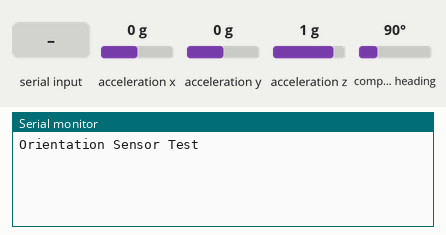
This sketch was run on a simulated Arduino Uno, built with avr-gcc and run on an emulated ATmega328P. Shown: the last lines printed to the serial monitor. Inputs (shaded band) come from the test bench; at power-on: acceleration x 0 g, acceleration y 0 g, acceleration z 1 g, compass heading 90°.

Above: at 2.2 s.
2.3 s: "h" received over Serial
At 2.8 s:
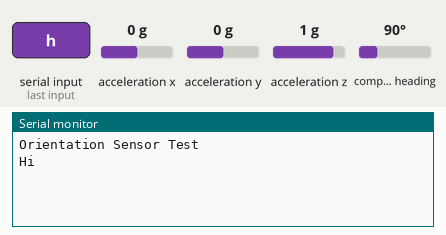
3.8 s: "y" received over Serial
At 4.9 s:
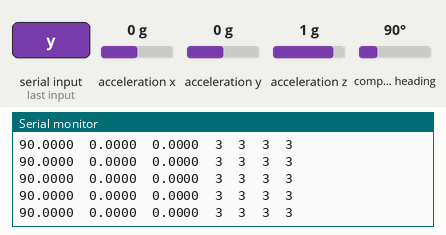

Measured:
- after the input at 2.3 s, the serial monitor: prints a new line at once (image 1)
- after the input at 3.8 s, the serial monitor: prints a new line at once (image 2)

The sketch:

Headtracker_IMU.ino
```cpp
#include <Wire.h>
#include <Adafruit_Sensor.h>
#include <Adafruit_BNO055.h>
#include <utility/imumaths.h>

// Sensors
Adafruit_BNO055 bno = Adafruit_BNO055(55);

// Global Variables
bool isStreaming;

void setup(void)
{
  Serial.begin(115200);
  Serial.println("Orientation Sensor Test"); Serial.println("");

  /* Initialise the sensor */
  if(!bno.begin())
  {
    /* There was a problem detecting the BNO055 ... check your connections */
    Serial.print("ERROR: no BNO055 detected ... Check your wiring or I2C ADDR!");
    while(1);
  }

  delay(1000);

  bno.setExtCrystalUse(true);
}

void loop(void)
{

  //Check the Serial port
  if (Serial.available() > 0) {
    char incomingByte = Serial.read();
    processCmd(incomingByte);
  }

  if (isStreaming) {
    /* Get a new sensor event */
    sensors_event_t event;
    bno.getEvent(&event);

    /* Get Calibration Values */
    uint8_t system, gyro, accel, mag;
    system = gyro = accel = mag = 0;
    bno.getCalibration(&system, &gyro, &accel, &mag);

    /* Display the floating point data */
    Serial.print(event.orientation.x, 4); // Yaw
    Serial.print("\t");
    Serial.print(event.orientation.z, 4); // Pitch
    Serial.print("\t");
    Serial.print(event.orientation.y, 4); // Roll
    Serial.print("\t");
    Serial.print(system, DEC);
    Serial.print("\t");
    Serial.print(gyro, DEC);
    Serial.print("\t");
    Serial.print(accel, DEC);
    Serial.print("\t");
    Serial.print(mag, DEC);
    Serial.println("");
  }

}

void processCmd(char input) {
  switch (input) {
    case 'h':
      isStreaming = false;
      Serial.println("Hi");
      break;
    case 'y':
      isStreaming = true;
      break;
    case 'n':
      isStreaming = false;
      break;
  }
}
```
